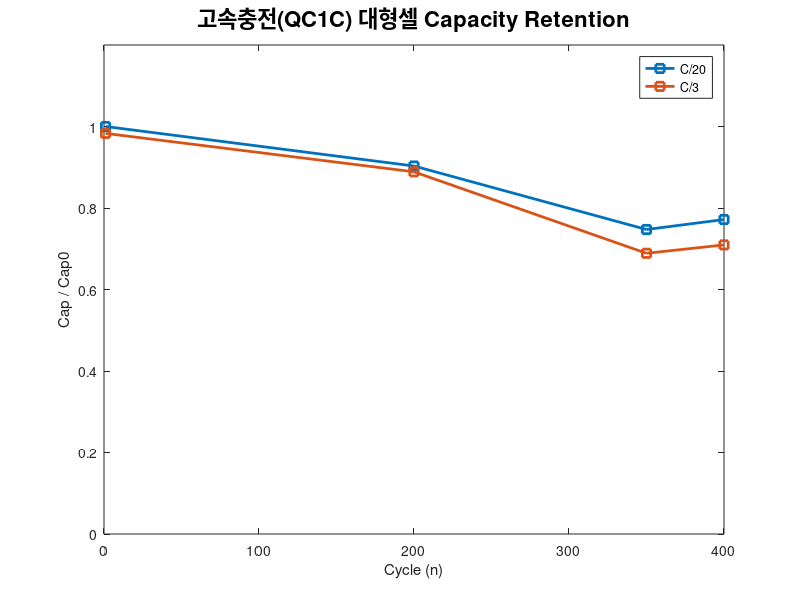

MATLAB code for this plot:
% figure(1)
% data_D = data_merged(([data_merged.type]=='D')&(abs([data_merged.Q])>0.002)&([data_merged.rptflag]==0)|([data_merged.OCVflag])==2);
% scatter([data_D.cycle],abs([data_D.Q])*1000)
% ylim([2 5]);
% xlabel('Cycle (n)');
% ylabel('Cap (mAh)');
% legend(newNamePart); hold on
clc;clear;close all


figure()
% Q_D_max = data_merged(([data_merged.type]=='D')&([data_merged.OCVflag])==2);
% data_D.Q = [57.2223 55.8310 55.4425 54.7317 53.6671];
% Crate_Q = [56.2549 54.9090 54.3720 53.7353 52.9119]; 
 
% data_D.Q = [57.3160 56.5940 56.0390 55.4 54.3880 51.6260 30.6680];
% Crate_Q = [56.5790 55.9170 55.5610 55.0090 54.1250 51.4230 25.1460];

data_D.Q = [57.2223 51.6740 42.7568 44.1603];
Crate_Q = [56.255 50.856 39.418 40.595];

Q_D_max = 57.2223;
X = {'NE-BOL', '200-2', '350-2', '400-2'}; % X를 셀 배열로 변환
X_numeric = [1, 200, 350, 400];


Q_norm  = abs([data_D.Q]) / abs(Q_D_max);
C_Q_norm = abs([Crate_Q]) / abs(Q_D_max);
plot(X_numeric,Q_norm,'-s', 'LineWidth', 2);
 hold on;
ylim([0 1.2]);
xlabel('Cycle (n)');
ylabel('Cap / Cap0');
plot(X_numeric,C_Q_norm,'-s', 'LineWidth', 2)
legend({'C/20','C/3'})


title('고속충전(QC1C) 대형셀 Capacity Retention', 'FontSize', 16);

% figure();
% bar([data_ocv.cycle], [data_ocv.dQ_LLI; data_ocv.dQ_LAMp; data_ocv.Q_resistance]', 'stacked');
% hold on;
% plot([data_ocv.cycle], [data_ocv.dQ_data], '-sc', 'LineWidth', 2); % Cyan
% plot([data_ocv.cycle], [data_ocv.dQ_data] + [data_ocv.Q_resistance], '-sm', 'LineWidth', 2); % Magenta
% legend({'Loss by LLI', 'Loss by LAMp', 'Loss by resistance', 'Loss data (c/10)', 'Loss data (c/3)'}, 'Location', 'northwest');
% title('4CPD 4C (25-42) s01 25degC');